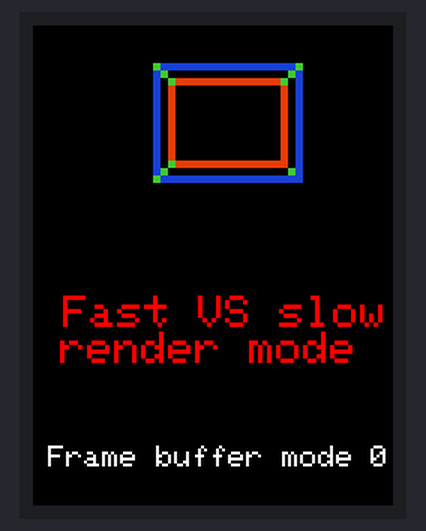
The program below on a simulated Arduino Uno, built with avr-gcc and run on an emulated ATmega328P. Parts: 240×320 colour display. What the program prints to the serial monitor is not drawn.

Above: at 0.51 s.
At 5.32 s:
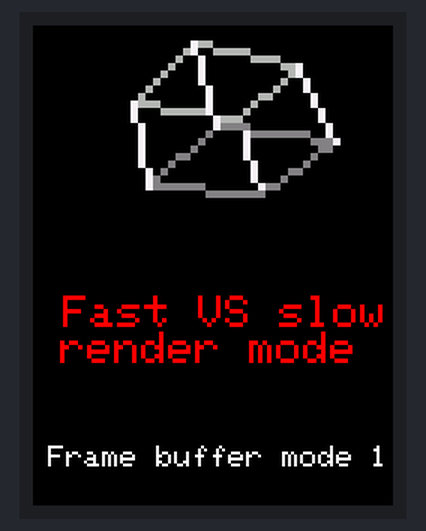
At 10.35 s:
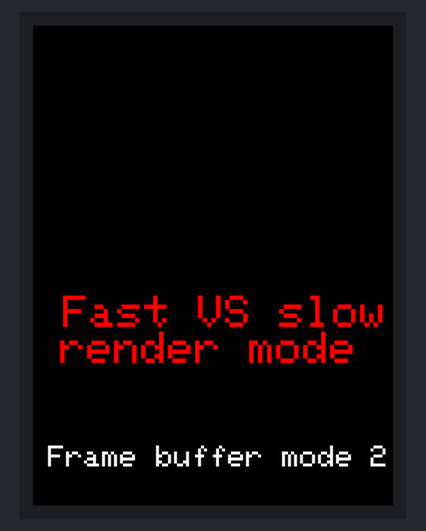
At 19.36 s:
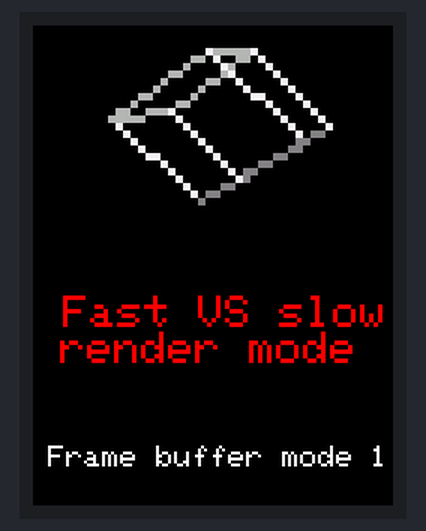
At 29.99 s:
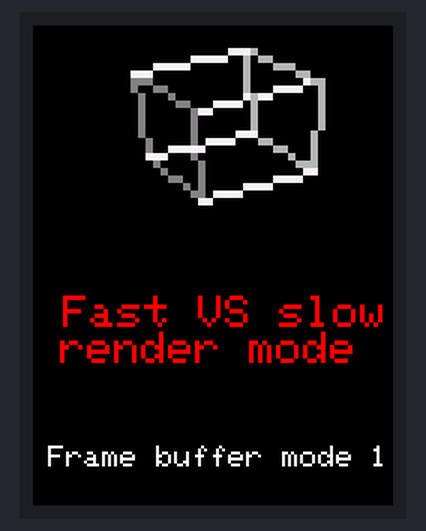
At 38.03 s:
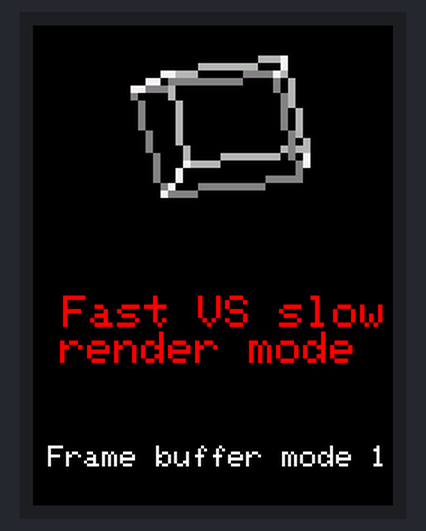

The program:

main.cpp
```cpp
#include <Elegoo_GFX.h>    // Core graphics library
#include <Elegoo_TFTLCD.h> // Hardware-specific library
#include <FrameBuffer.h>
// The control pins for the LCD can be assigned to any digital or
// analog pins...but we'll use the analog pins as this allows us to
// double up the pins with the touch screen (see the TFT paint example).
#define LCD_CS A3 // Chip Select goes to Analog 3
#define LCD_CD A2 // Command/Data goes to Analog 2
#define LCD_WR A1 // LCD Write goes to Analog 1
#define LCD_RD A0 // LCD Read goes to Analog 0

#define LCD_RESET A4 // Can alternately just connect to Arduino's reset pin


// Assign human-readable names to some common 16-bit color values:
#define	BLACK   0x0000
#define	BLUE    0x001F
#define	RED     0xF800
#define	GREEN   0x07E0
#define CYAN    0x07FF
#define MAGENTA 0xF81F
#define YELLOW  0xFFE0
#define WHITE   0xFFFF

Elegoo_TFTLCD tft(LCD_CS, LCD_CD, LCD_WR, LCD_RD, LCD_RESET);
// If using the shield, all control and data lines are fixed, and
// a simpler declaration can optionally be used:
// Elegoo_TFTLCD tft;

// ------------- My GFX ----------------

inline void getRotationMatrix(float yaw, float pitch, float roll, const float translate[3],  float outMatrix[4][4]) {
  const float cosYaw = cos(yaw);
  const float sinYaw = sin(yaw);
  const float cosPitch = cos(pitch);
  const float sinPitch = sin(pitch);
  const float cosRoll = cos(roll);
  const float sinRoll = sin(roll);

  outMatrix[0][0] = cosYaw * cosRoll + sinYaw * sinPitch * sinRoll;
  outMatrix[0][1] = -cosYaw * sinRoll + sinYaw * sinPitch * cosRoll;
  outMatrix[0][2] = sinYaw * cosPitch;
  outMatrix[0][3] = 0;

  outMatrix[1][0] = cosPitch * sinRoll;
  outMatrix[1][1] = cosPitch * cosRoll;
  outMatrix[1][2] = -sinPitch;
  outMatrix[1][3] = 0;

  outMatrix[2][0] = -sinYaw * cosRoll + cosYaw * sinPitch * sinRoll;
  outMatrix[2][1] = sinYaw * sinRoll + cosYaw * sinPitch * cosRoll;
  outMatrix[2][2] = cosYaw * cosPitch;
  outMatrix[2][3] = 0;

  outMatrix[3][0] = translate[0];
  outMatrix[3][1] = translate[1];
  outMatrix[3][2] = translate[2];
  outMatrix[3][3] = 1;
}
void getRotationMatrix(float yaw, float pitch, float roll, float outMatrix[4][4], bool useDefaultTranslate = true) {
  if (useDefaultTranslate) {
    const float defaultTranslate[3] = {0,0,0};
    getRotationMatrix(yaw, pitch, roll, defaultTranslate, outMatrix);
  }
}


inline void multiplyMatrixVector(const float vector[4], const float matrix[4][4], float outvec[4]) {
  for (byte i = 0; i < 4; i++) {
    outvec[i] = 0;
    for (byte j = 0; j < 4; j++) {
      outvec[i] += vector[j] * matrix[j][i];
    }
  }
}

const float zFar = 1000;
const float zNear = 0.1;
const float aspectRatio = 1.33 * 0.5; // 320/240 (h/w schermo * h/w frame)

const float PROGMEM projectionMatrix[4][4] = {
  {aspectRatio, 0, 0, 0},
  {0, 1, 0, 0},
  {0, 0, (zFar + zNear) / (zNear - zFar), (2 * zFar * zNear) / (zNear - zFar)},
  {0, 0, -1, 0}
};


inline void project_point(const float vector[4], float outvec[4]) {
  // fast multiply matrix vector
  for (byte i = 0; i < 4; i++) {
    outvec[i] = 0;
    for (byte j = 0; j < 4; j++) {
      outvec[i] += vector[j] *  pgm_read_float_near(&projectionMatrix[j][i]);
    }
  }
  if (outvec[3] != 0) {
    outvec[0] /= outvec[3];
    outvec[1] /= outvec[3];
    outvec[2] /= outvec[3];
  }
}


const float PROGMEM points[8][3] = {
    {-1, -1, -1}, // P1
    {1, -1, -1},  // P2
    {1, 1, -1},   // P3
    {-1, 1, -1},  // P4
    {-1, -1, 1},  // P5
    {1, -1, 1},   // P6
    {1, 1, 1},    // P7
    {-1, 1, 1}    // P8
  };

// ------------- GFX


unsigned int windowHeight;
unsigned int windowWidth;

unsigned int halfWindowHeight;
unsigned int halfWindowWidth;

const unsigned int frameWidth = 52;
const unsigned int frameHeight = 26;

const unsigned int halfFrameWidth = frameWidth / 2;
const unsigned int halfFrameHeight = frameHeight / 2;

FrameBuffer frameBuffer(frameWidth,frameHeight);

void setup(void) {
  Serial.begin(9600);
  Serial.println(F("TFT LCD test"));
#ifdef USE_Elegoo_SHIELD_PINOUT
  Serial.println(F("Using Elegoo 2.8\" TFT Arduino Shield Pinout"));
#else
  Serial.println(F("Using Elegoo 2.8\" TFT Breakout Board Pinout"));
#endif

  Serial.print(F("TFT size is ")); Serial.print(tft.width()); Serial.print(F("x")); Serial.println(tft.height());
  tft.reset();

  uint16_t identifier = tft.readID();
   if(identifier == 0x9325) {
    Serial.println(F("Found ILI9325 LCD driver"));
  } else if(identifier == 0x9328) {
    Serial.println(F("Found ILI9328 LCD driver"));
  } else if(identifier == 0x4535) {
    Serial.println(F("Found LGDP4535 LCD driver"));
  }else if(identifier == 0x7575) {
    Serial.println(F("Found HX8347G LCD driver"));
  } else if(identifier == 0x9341) {
    Serial.println(F("Found ILI9341 LCD driver"));
  } else if(identifier == 0x8357) {
    Serial.println(F("Found HX8357D LCD driver"));
  } else if(identifier==0x0101)
  {
      identifier=0x9341;
       Serial.println(F("Found 0x9341 LCD driver"));
  }else {
    Serial.print(F("Unknown LCD driver chip: "));
    Serial.println(identifier, HEX);
    Serial.println(F("If using the Elegoo 2.8\" TFT Arduino shield, the line:"));
    Serial.println(F("  #define USE_Elegoo_SHIELD_PINOUT"));
    Serial.println(F("should appear in the library header (Elegoo_TFT.h)."));
    Serial.println(F("If using the breakout board, it should NOT be #defined!"));
    Serial.println(F("Also if using the breakout, double-check that all wiring"));
    Serial.println(F("matches the tutorial."));
    identifier=0x9341;

  }

  tft.begin(identifier);
  tft.setRotation(0);
  windowHeight = tft.height();
  windowWidth = tft.width();
  halfWindowHeight = windowHeight / 2;
  halfWindowWidth = windowWidth / 2;
  tft.fillScreen(BLACK);

  tft.setTextColor(WHITE);
  tft.setTextSize(2);
  tft.setCursor(10, windowHeight - 40);
  tft.println(F("Frame buffer mode"));
  tft.setTextColor(RED);
  tft.setTextSize(3);
  tft.setCursor(20, halfWindowHeight+20);
  tft.println(F("Fast VS slow render mode"));
  tft.flush(); // per evitare errori di rendering dopo le print
}

float angle = 0;
byte color1;
byte color2;
byte color3;
float projected_points[8][3] = {};
const float translation[3] = {0,0,10};
byte mode = 0;
float outMatrix[4][4] = {};
float transformated[4] = {};
float outvec[4] = {};


void loop(void) {
  if(mode == 1){ // slow mode
    color1 = 128;
    color2 = 180;
    color3 = 240;
    frameBuffer.setMode8bitGrayScale();
  }
  else{
    color1 = 0x1a;
    color2 = 0xe1;
    color3 = 0x46;
    frameBuffer.setMode8bitColor();
  }


  if(mode == 0 || 1)
    getRotationMatrix(angle,angle,angle,translation, outMatrix);
  if(mode == 2)
    getRotationMatrix(angle,angle,0,translation, outMatrix);
  if(mode == 3)
    getRotationMatrix(angle,0,angle,translation, outMatrix);

  for(byte i=0;i<8;i++){
    float vector[4] = {pgm_read_float_near(&points[i][0]),
                       pgm_read_float_near(&points[i][1]),
                       pgm_read_float_near(&points[i][2]), 1};
    multiplyMatrixVector(vector, outMatrix, transformated);
    project_point(transformated, outvec);

    // map to window coordinates (-1,1) -> (0,deviceWidth)
    outvec[0] = (outvec[0] + 1) * halfFrameWidth;
    outvec[1] = (outvec[1] + 1) * halfFrameHeight;

    projected_points[i][0] = outvec[0];
    projected_points[i][1] = outvec[1];
    projected_points[i][2] = outvec[2];
  }

  // disegna 12 linee (4 * 3 linee per ciclo)
  for(byte i=0;i<4;i++){
    byte j = (i + 1) % 4;
    frameBuffer.drawLine(projected_points[i][0], projected_points[i][1],
         projected_points[j][0], projected_points[j][1], color1);
    frameBuffer.drawLine(projected_points[i + 4][0], projected_points[i + 4][1],
         projected_points[j + 4][0], projected_points[j + 4][1], color2);
    frameBuffer.drawLine(projected_points[i][0], projected_points[i][1],
         projected_points[i + 4][0], projected_points[i + 4][1], color3);
  }

  switch (mode)
  {
    case 0:
    frameBuffer.drawBuffer(&tft,5,5);
    break;

    case 1:
    frameBuffer.drawBufferSlowTecnique(&tft,5); // slow mode
    break;

    case 2:
    frameBuffer.drawFastHLinesBuffer(&tft,5);
    break;

    case 3:
    frameBuffer.drawFastVLinesBuffer(&tft,5);
    break;
    default:
    tft.fillScreen(YELLOW);
    break;
  }

  frameBuffer.resetBuffer();

  if(angle == 0){
    tft.fillRect(windowWidth-15, windowHeight-40, 25, 40, BLACK);
    tft.setTextColor(WHITE);
    tft.setTextSize(2);
    tft.setCursor(windowWidth-15, windowHeight-40);
    tft.print(mode); // TODO fix artefatti dopo la print
    tft.flush();
  }

  angle += PI/18;

  if(angle>=2*PI){
     angle = 0;
     mode++;
     if(mode>3)
      mode = 0;

  // prima di disegnare linee verticali o orizzontali pulisci lo schermo
  // per evitare artefatti
  if(mode == 3 || mode == 2)
    tft.fillRect(0,0,frameWidth*5,frameHeight*5, BLACK);
  }

}
```
